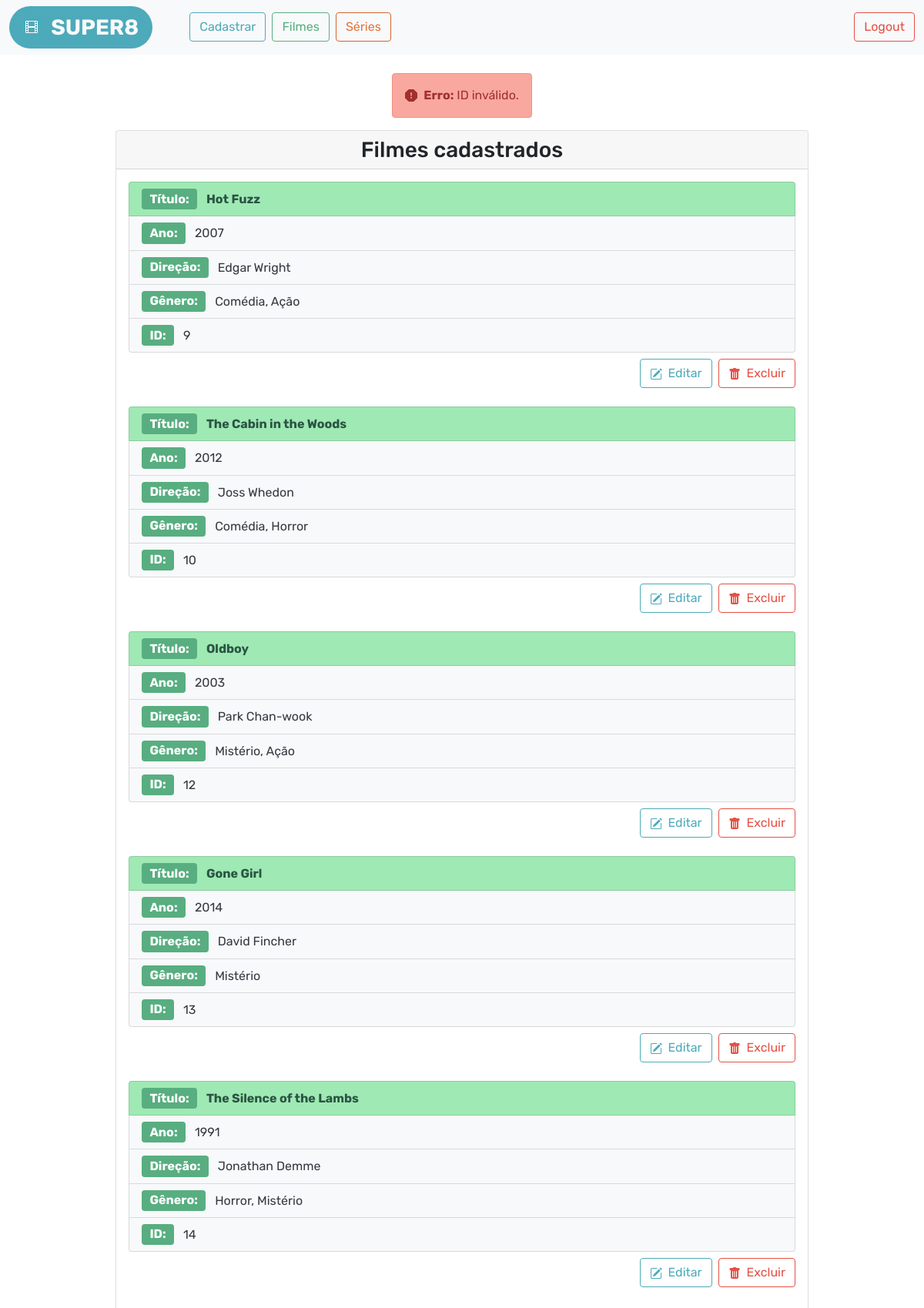
Screenshot of /src/filmes.php?msg=idinvalido (signed in) with the database file from the repository.
### tables this page shows
CREATE TABLE `tb_filmes` (
  `id_filme` int(11) NOT NULL,
  `titulo` varchar(120) NOT NULL,
  `ano` year(4) NOT NULL,
  `direcao` varchar(100) NOT NULL,
  `genero` varchar(30) NOT NULL
);

### db/filme.dao.php (the view, shortened to what this page needs)
<?php include_once 'conn.php';
function mostrar_filmes(){
    $conn = connect();
    $sql = "SELECT * FROM tb_filmes";
    $result = mysqli_query($conn, $sql);
    if (mysqli_affected_rows($conn) > 0) {
        return $result;
    }
    return null;
}
function exibir_filmes(){
    $result = mostrar_filmes();
    if ($result === null) {
        $retorno = '<div class="alert alert-warning d-flex align-items-center" role="alert">
                        <svg xmlns="http://www.w3.org/2000/svg" width="16" height="16" fill="currentColor" class="bi bi-exclamation-diamond-fill me-3" viewBox="0 0 16 16">
                            <path d="M9.05.435c-.58-.58-1.52-.58-2.1 0L.436 6.95c-.58.58-.58 1.519 0 2.098l6.516 6.516c.58.58 1.519.58 2.098 0l6.516-6.516c.58-.58.58-1.519 0-2.098L9.05.435zM8 4c.535 0 .954.462.9.995l-.35 3.507a.552.552 0 0 1-1.1 0L7.1 4.995A.905.905 0 0 1 8 4zm.002 6a1 1 0 1 1 0 2 1 1 0 0 1 0-2z"/>
                        </svg>
                        <span>Nenhum filme foi cadastrado.</span>
                    </div>';
    } else {
        $retorno = '';
        while ($filme = mysqli_fetch_assoc($result)) {
            $retorno .= '<ul class="list-group">';
            $retorno .= '<li class="list-group-item list-group-item-primary">
                            <span class="badge fs-6 me-2 bg-primary">
                                Título:
                            </span>
                            <b>' . $filme['titulo'] . '</b></li>';
            $retorno .= '<li class="list-group-item list-group-item-light">
                            <span class="badge fs-6 me-2 bg-primary">
                                Ano:
                            </span>
                            ' . $filme['ano'] . '</li>';
            $retorno .= '<li class="list-group-item list-group-item-light">
                            <span class="badge fs-6 me-2 bg-primary">
                                Direção:
                            </span>
                            ' . $filme['direcao'] . '</li>';
            $retorno .= '<li class="list-group-item list-group-item-light">
                            <span class="badge fs-6 me-2 bg-primary">
                                Gênero:
                            </span>
                            ' . $filme['genero'] . '</li>';
            $retorno .= '<li class="list-group-item list-group-item-light">
                            <span class="badge fs-6 me-2 bg-primary">
                                ID:
                            </span>
                            ' . $filme['id_filme'] . '</li>';
            $retorno .= '</ul>
                         <div class="d-flex flex-row-reverse mt-2 mb-4">';
            $retorno .=     '<a class="btn btn-outline-danger" href="' . link_deletar($filme['id_filme']) .
                               '" onclick="return confirm(\'Tem certeza que deseja excluir esse filme?\')">
                                <svg xmlns="http://www.w3.org/2000/svg" width="16" height="16" fill="currentColor" class="bi bi-trash-fill me-1" viewBox="0 0 16 16">
                                    <path d="M2.5 1a1 1 0 0 0-1 1v1a1 1 0 0 0 1 1H3v9a2 2 0 0 0 2 2h6a2 2 0 0 0 2-2V4h.5a1 1 0 0 0 1-1V2a1 1 0 0 0-1-1H10a1 1 0 0 0-1-1H7a1 1 0 0 0-1 1H2.5zm3 4a.5.5 0 0 1 .5.5v7a.5.5 0 0 1-1 0v-7a.5.5 0 0 1 .5-.5zM8 5a.5.5 0 0 1 .5.5v7a.5.5 0 0 1-1 0v-7A.5.5 0 0 1 8 5zm3 .5v7a.5.5 0 0 1-1 0v-7a.5.5 0 0 1 1 0z"/>
                                </svg>
                                Excluir
                            </a>';
            $retorno .=     '<a class="btn btn-outline-info me-2" href="' . link_editar($filme['id_filme']) .
                                '">
                                <svg xmlns="http://www.w3.org/2000/svg" width="16" height="16" fill="currentColor" class="bi bi-pencil-square me-1" viewBox="0 0 16 16">
                                    <path d="M15.502 1.94a.5.5 0 0 1 0 .706L14.459 3.69l-2-2L13.502.646a.5.5 0 0 1 .707 0l1.293 1.293zm-1.75 2.456-2-2L4.939 9.21a.5.5 0 0 0-.121.196l-.805 2.414a.25.25 0 0 0 .316.316l2.414-.805a.5.5 0 0 0 .196-.12l6.813-6.814z"/>
                                    <path fill-rule="evenodd" d="M1 13.5A1.5 1.5 0 0 0 2.5 15h11a1.5 1.5 0 0 0 1.5-1.5v-6a.5.5 0 0 0-1 0v6a.5.5 0 0 1-.5.5h-11a.5.5 0 0 1-.5-.5v-11a.5.5 0 0 1 .5-.5H9a.5.5 0 0 0 0-1H2.5A1.5 1.5 0 0 0 1 2.5v11z"/>
                                </svg>
                                Editar
                            </a>';
            $retorno .= '</div>';
        }
    }
    return $retorno;
}
function link_editar($id_filme) {
    $link = 'editarf.php?id_filme=' . $id_filme;
    return $link;
}
function link_deletar($id_filme) {
    $link = 'deletarf.php?id_filme=' . $id_filme;
    return $link;
}
?>

### src/filmes.php (shortened to what this page needs)
<?php include_once 'include/lock.php';
      include_once '../db/filme.dao.php'; ?>
<!DOCTYPE html>
<html lang="en">
<head>
	<link rel="stylesheet" href="../css/bootstrap.css">
	<link rel="stylesheet" href="../css/spec.css">
</head>
<body>
    <?php include_once 'navbar.php'; ?>
	<div class="d-flex flex-column align-items-center w-100">
        <div class="d-flex justify-content-center mt-2">
            <?php
                if (isset($_GET['msg'])){
                    include_once 'include/func.php';
                    echo validar_msg($_GET['msg']);
                }
            ?>
        </div>
        <div class="card w-75">
            <h5 class="card-header text-center fs-3">Filmes cadastrados</h5>
            <div class="card-body">
                <ul class="list-group">
                    <?php echo exibir_filmes(); ?>
                </ul>
            </div>
        </div>
    </div>
</body>
</html>

### src/navbar.php (shortened to what this page needs)
<nav class="navbar navbar-expand-lg navbar-light bg-light mb-3">
    <div class="container-fluid">
        <div class="d-flex justify-content-between align-items-center w-100">
            <div class="d-flex flex-row align-items-center justify-content-start">
                <a class="badge bg-info rounded-pill text-light text-uppercase fs-3 me-5 navbar-brand" href="#">
                    <span class="lh-sm">SUPER8</span>
                </a>
                    <?php
                    if (!empty($_SESSION)) {
                        echo '  <div class="navbar-nav d-flex flex-row flex-wrap">
                                    <a class="btn btn-outline-info nav-item me-2" href="index.php">Cadastrar</a>
                                    <a class="btn btn-outline-primary nav-item me-2" href="filmes.php">Filmes</a>
                                    <a class="btn btn-outline-secondary nav-item" href="series.php">Séries</a>
                                </div>
                            ';
                    } else {
                        echo '
                                <div class="navbar-nav d-flex flex-row">
                                    <a class="btn btn-outline-info nav-item" href="index.php">Home</a>
                                </div>';
                    }
                    ?>
            </div>
            <?php
            if (!empty($_SESSION)) {
                echo '<div class="d-flex flex-row align-items-center justify-content-end">
                        <a class="btn btn-outline-danger" href="include/logout.php">Logout</a>
                      </div>';
            } else {
                echo '';
            }
            ?>
        </div>
    </div>
</nav>

### src/include/func.php (shortened to what this page needs)
<?php
function validar_msg($msg) {
    switch ($msg) {
        case 'idinvalido':
            $return =   '<div class="alert alert-danger d-flex align-items-center" role="alert">
                            <svg xmlns="http://www.w3.org/2000/svg" width="16" height="16" fill="currentColor" class="bi bi-exclamation-octagon-fill me-2" viewBox="0 0 16 16">
                                <path d="M11.46.146A.5.5 0 0 0 11.107 0H4.893a.5.5 0 0 0-.353.146L.146 4.54A.5.5 0 0 0 0 4.893v6.214a.5.5 0 0 0 .146.353l4.394 4.394a.5.5 0 0 0 .353.146h6.214a.5.5 0 0 0 .353-.146l4.394-4.394a.5.5 0 0 0 .146-.353V4.893a.5.5 0 0 0-.146-.353L11.46.146zM8 4c.535 0 .954.462.9.995l-.35 3.507a.552.552 0 0 1-1.1 0L7.1 4.995A.905.905 0 0 1 8 4zm.002 6a1 1 0 1 1 0 2 1 1 0 0 1 0-2z"/>
                            </svg>
                            <div>
                                <b>Erro:</b> ID inválido.
                            </div>
                        </div>';
            break;
    }
    return $return;
}
?>

### rows the page displays
tb_filmes: titulo "Hot Fuzz", ano "2007", direcao "Edgar Wright", genero "Comédia, Ação", id_filme "9"
tb_filmes: titulo "The Cabin in the Woods", ano "2012", direcao "Joss Whedon", genero "Comédia, Horror", id_filme "10"
tb_filmes: titulo "Oldboy", ano "2003", direcao "Park Chan-wook", genero "Mistério, Ação", id_filme "12"
tb_filmes: titulo "Gone Girl", ano "2014", direcao "David Fincher", genero "Mistério", id_filme "13"
tb_filmes: titulo "The Silence of the Lambs", ano "1991", direcao "Jonathan Demme", genero "Horror, Mistério", id_filme "14"
